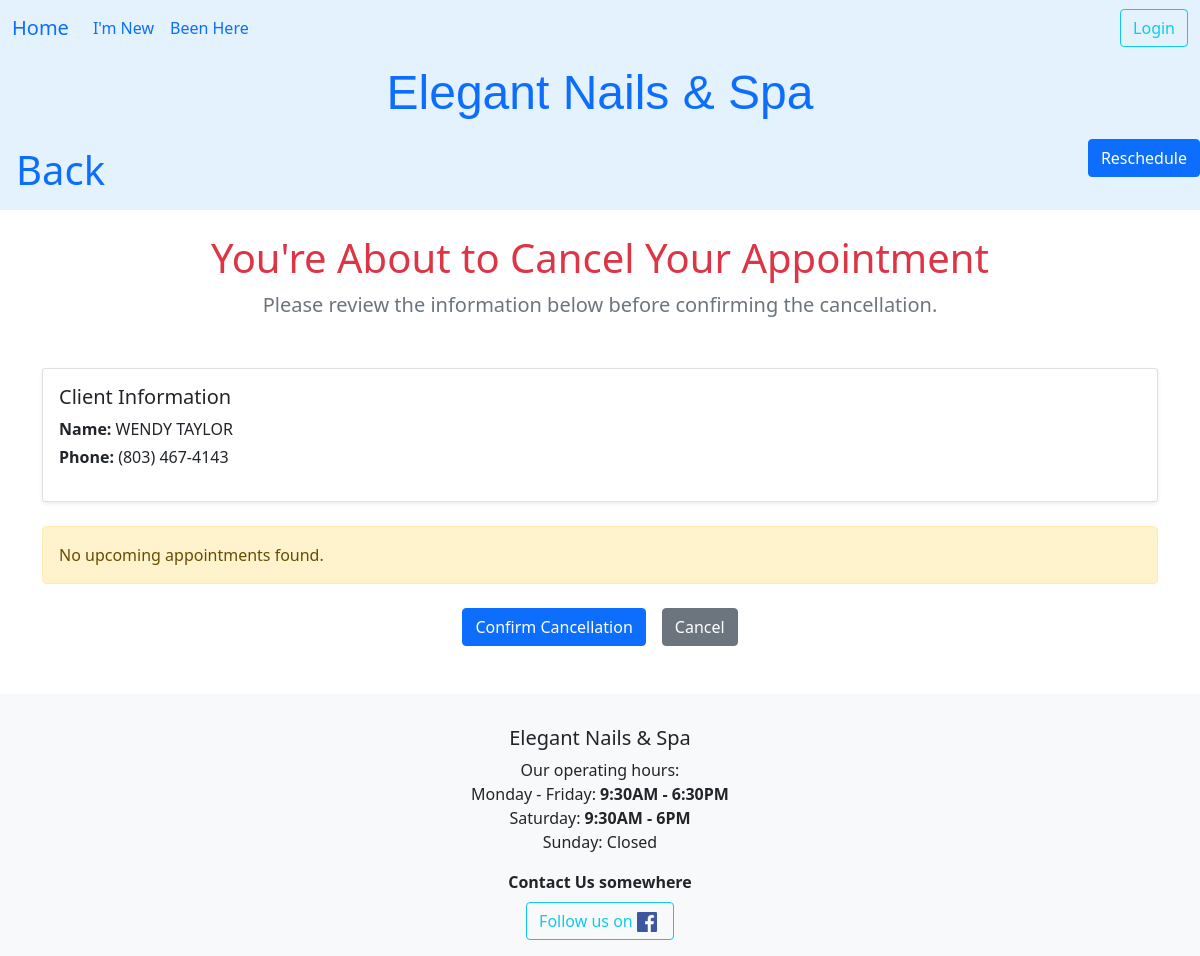
The page /dathen/client/cancel_confirm/20/ on the database as committed earlier.
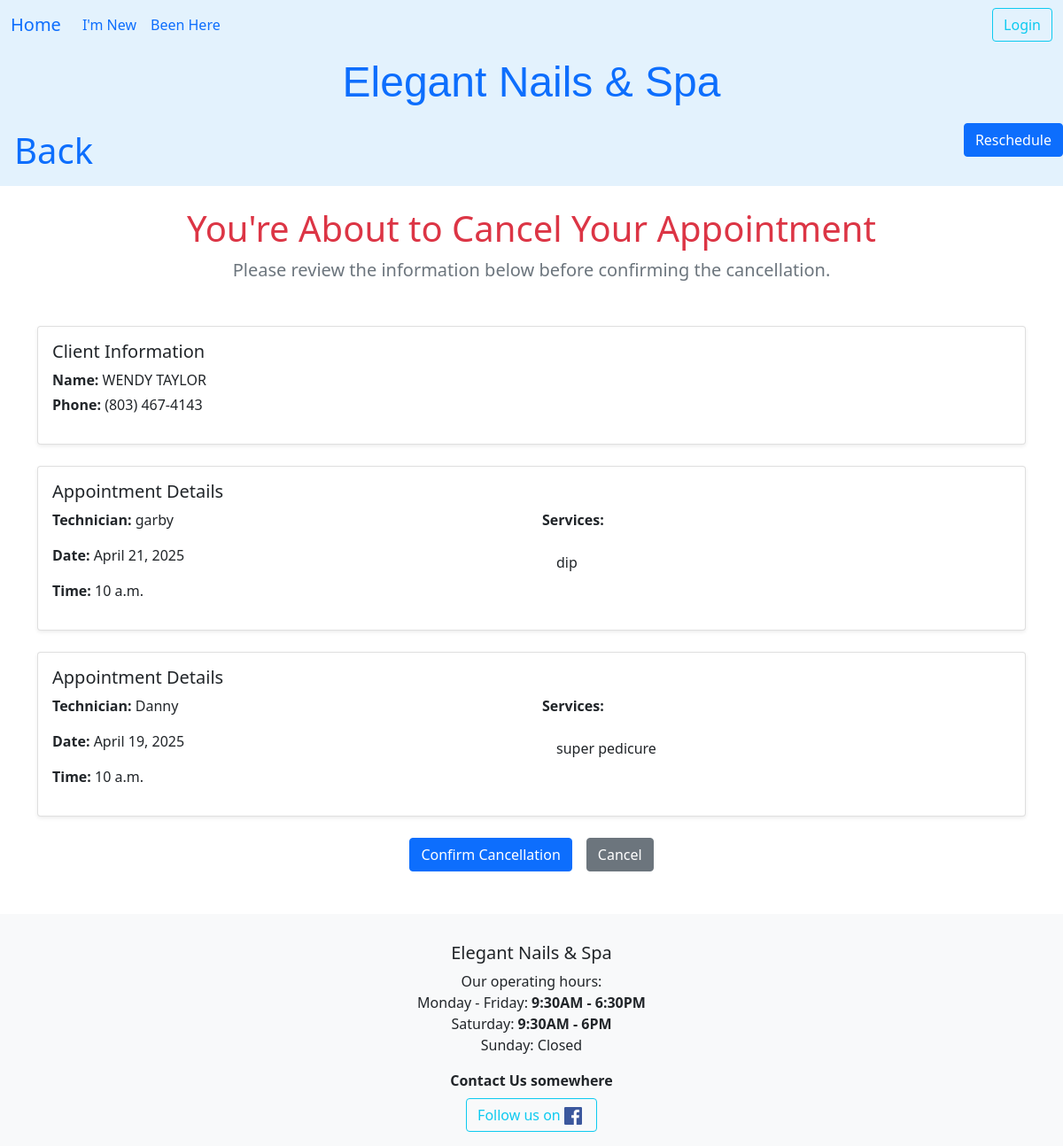
The same page on the database as committed later.
### ledger/models.py (models this page shows, shortened)
class KhachVisit(models.Model):
    class Status(models.TextChoices):
        online = "Confirmed"
        anyone = "Anyone"
        cancel = "Cancel"
    technician = models.ForeignKey(Technician, on_delete=models.CASCADE, related_name="khachvisits", null=True)
    client = models.ForeignKey(Khach, on_delete=models.CASCADE, related_name="khachvisits")
    services = models.ManyToManyField("Service", blank=True)
    status = models.CharField(choices=Status.choices, max_length=20, default=Status.online, help_text="Choose anyone as an alternate!")
    day_comes = models.DateField()
    time_at = models.TimeField()
    total_spent = models.DecimalField(max_digits=7, decimal_places=2, editable=False, null=True)
    class Meta:
        ordering = ['-day_comes']

class Technician(models.Model):
    name = models.CharField(max_length=25)
    phone = PhoneNumberField()
    email = models.EmailField(max_length=40, null=True, blank=True)
    owner = models.ForeignKey(settings.AUTH_USER_MODEL, on_delete=models.DO_NOTHING)
    start_work_at = models.TimeField()
    end_work = models.TimeField()
    isWork = models.BooleanField(default=False)
    picture = models.ImageField(upload_to='tech_pictures/', null=True, editable=True)
    services = models.ManyToManyField("Service", blank=True, related_name="tech")
    time_come_in = models.DateTimeField(null=True)
    work_days = models.CharField(max_length=7, default="1111110", help_text="MTWTFSS: 1 for work, 0 for off")
    vacation_start = models.DateField(null=True, blank=True, help_text="Start vacation")
    vacation_end = models.DateField(null=True, blank=True, help_text="End vacation, back work!")
    date_go_work = models.DateField(null=True, blank=True)
    history = HistoricalRecords()
    class Meta:
        unique_together = ('name','phone',)
        ordering = ['name']
    def __str__(self) -> str:
        return self.name

class Service(models.Model):
    class Category(models.TextChoices):
        nail = "Nail Enhancement"
        mani = "Manicure"
        pedi = "Pedicure"
        wax = "Wax"
        fix = "Fix"
    service = models.CharField(max_length=30)
    price = models.FloatField()
    time_perform = models.DurationField(default=timezone.timedelta(minutes=45))
    description = models.CharField(max_length=800, null=True, blank=True)
    owner = models.ForeignKey(settings.AUTH_USER_MODEL, on_delete=models.CASCADE)
    category = models.CharField(choices=Category.choices, max_length=20, default=Category.nail, help_text="Choose one of the categories.")
    class Meta:
        unique_together = ('service','price')
        ordering = ['price']

### datHen/views.py (the view, shortened to what this page needs)
# urls.py: path("client/cancel_confirm/<int:pk>/", views.CancelViewConfirm.as_view(), name='cancel_confirm' ),
class CancelViewConfirm(View):
    template = "datHen/confirm_cancel.html"
    def get(self, request, pk):
        client = get_object_or_404(Khach, id=pk)
        context = {
            'client': client
        }
        return render(request, self.template, context)

### ledger/models.py (called while the page is built)
    def phone_formatted(self):
        so = str(self.phone)
        if len(so) == 12:
            so = f"{so[:2]} ({so[2:5]}) {so[5:8]}-{so[8:]}"
            return so
        else:
            return so

    def get_future_visit(self):
        today = datetime.date.today()
        return self.khachvisits.filter(
            models.Q(day_comes=today, time_at__gt=timezone.now().time()) | models.Q(day_comes__gt=today))

    def get_absolute_url(self):
        return reverse("datHen:exist_found", kwargs={"pk": self.pk})

### datHen/templates/datHen/confirm_cancel.html (shortened to what this page needs)
{% extends 'base.html' %}
{% load crispy_forms_tags %}
{% block nutChinh %}
<a class="nav-link" href="{% url 'datHen:listHen' %}">
    <h1 class="title text-primary">Back</h1>
</a>
{% endblock nutChinh %}
{% block nutPhu %}
{% if client %}
<a href="{{ client.get_absolute_url }}" class="btn btn-primary">Reschedule</a>
{% endif %}
{% endblock nutPhu %}
{% block heading %}
<div class="text-center my-4">
    <h1 class="title text-danger">You're About to Cancel Your Appointment</h1>
    <p class="lead text-muted">Please review the information below before confirming the cancellation.</p>
</div>
{% endblock heading %}
{% block content %}
<div class="container my-5">
    {% if client %}
    <div class="card mb-4 shadow-sm">
        <div class="card-body">
            <h5 class="card-title">Client Information</h5>
            <p class="mb-1"><strong>Name:</strong> {{ client.full_name }}</p>
            <p><strong>Phone:</strong> {{ client.phone_formatted }}</p>
        </div>
    </div>
    {% for visit in client.get_future_visit %}
    <div class="card mb-4 shadow-sm">
        <div class="card-body">
            <h5 class="card-title">Appointment Details</h5>
            <div class="row">
                <div class="col-md-6">
                    <p><strong>Technician:</strong> {{ visit.technician }}</p>
                    <p><strong>Date:</strong> {{ visit.day_comes }}</p>
                    <p><strong>Time:</strong> {{ visit.time_at }}</p>
                </div>
                <div class="col-md-6">
                    <p><strong>Services:</strong></p>
                    <ul class="list-group list-group-flush">
                        {% for service in visit.services.all %}
                        <li class="list-group-item">{{ service.service }}</li>
                        {% endfor %}
                    </ul>
                </div>
            </div>
        </div>
    </div>
    {% empty %}
    <div class="alert alert-warning" role="alert">
        No upcoming appointments found.
    </div>
    {% endfor %}
    {% endif %}
    <form action="" method="post" class="mt-4">
        <div class="d-flex justify-content-center gap-3">
            <button type="submit" class="btn btn-primary">Confirm Cancellation</button>
            <button type="button" class="btn btn-secondary" onclick="window.location='{% url 'ledger:index' %}';">Cancel</button>
        </div>
    </form>
</div>
{% endblock content %}
{% block footer %}
    <strong>Contact Us somewhere</strong>
{% endblock footer %}

Rows that differ between the two databases and show on the page:
added KhachVisit: technician "garby", day_comes "April 21, 2025", time_at "10 a.m."
added Service: service "dip", shown under "garby"
added KhachVisit: technician "Danny", day_comes "April 19, 2025", time_at "10 a.m."
now on this page (row unchanged): Service: service "super pedicure", shown under "Danny"
Other text that changed with them:
text no longer shown: "No upcoming appointments found."
